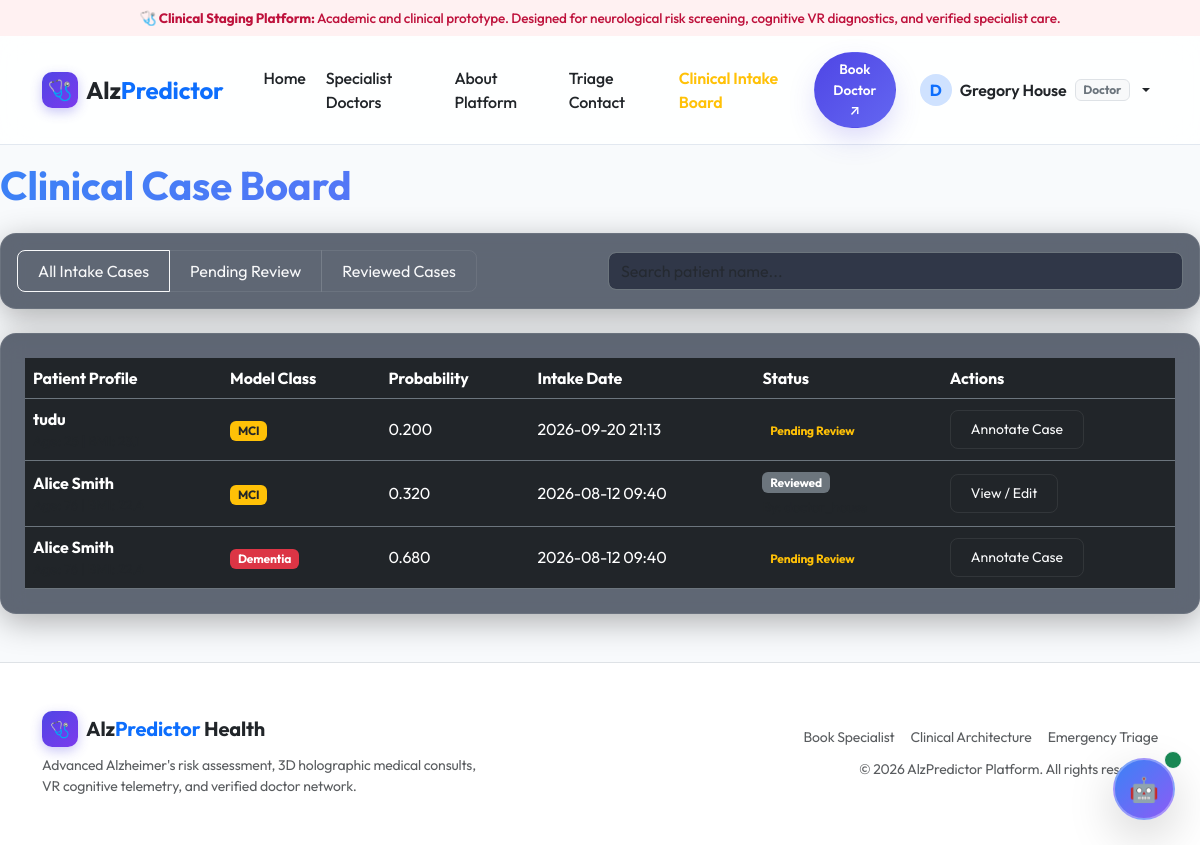
Page /service/dashboard/ (signed in) on the committed database.
### accounts/models.py (models this page shows, shortened)
class User(AbstractUser):
    ROLE_CHOICES = [
        ("patient", "Patient"),
        ("doctor", "Doctor"),
        ("nurse", "Nurse"),
        ("technician", "Technician"),
        ("management", "Management"),
    ]
    role = models.CharField(max_length=20, choices=ROLE_CHOICES, default="patient")

class PatientProfile(models.Model):
    GENDER_CHOICES = [
        ("Male", "Male"),
        ("Female", "Female"),
        ("Other", "Other"),
    ]
    EDUCATION_CHOICES = [
        ("High School", "High School"),
        ("Bachelor's", "Bachelor's"),
        ("Master's", "Master's"),
        ("PhD", "PhD"),
    ]
    user = models.OneToOneField(User, on_delete=models.CASCADE, related_name="patient_profile")
    age = models.PositiveIntegerField(null=True, blank=True)
    gender = models.CharField(max_length=10, choices=GENDER_CHOICES, null=True, blank=True)
    education_level = models.CharField(max_length=50, choices=EDUCATION_CHOICES, null=True, blank=True)
    bmi = models.FloatField(null=True, blank=True)
    smoking = models.BooleanField(default=False)
    cognitive_score = models.FloatField(null=True, blank=True)  # E.g. MMSE score from 0 to 30
    family_history = models.BooleanField(default=False)
    physical_activity = models.FloatField(null=True, blank=True)  # Hours/week

### patients/models.py (models this page shows, shortened)
class PredictionRecord(models.Model):
    patient = models.ForeignKey(PatientProfile, on_delete=models.CASCADE, related_name="predictions")
    input_features = models.JSONField()
    prediction_class = models.CharField(max_length=30)  # e.g., Normal, MCI, Dementia
    probability = models.FloatField()  # Confidence score (0.0 to 1.0 or percentage)
    model_version = models.CharField(max_length=20)
    reviewed_by = models.ForeignKey(User, null=True, blank=True, on_delete=models.SET_NULL, related_name="reviewed_predictions")
    review_comments = models.TextField(blank=True, null=True)
    is_reviewed = models.BooleanField(default=False)
    created_at = models.DateTimeField(auto_now_add=True)

### accounts/views.py (the view)
# urls.py: path('service/dashboard/', ServiceDashboardView.as_view(), name='service_dashboard'),
class ServiceDashboardView(LoginRequiredMixin, DoctorNurseRequiredMixin, ListView):
    template_name = 'dashboards/service.html'
    context_object_name = 'cases'
    def get_queryset(self):
        is_reviewed = self.request.GET.get('is_reviewed')
        query = PredictionRecord.objects.all().select_related('patient__user', 'reviewed_by').order_by('-created_at')
        if is_reviewed == '1':
            query = query.filter(is_reviewed=True)
        elif is_reviewed == '0':
            query = query.filter(is_reviewed=False)
        search = self.request.GET.get('search')
        if search:
            query = query.filter(patient__user__username__icontains=search) | \
                    query.filter(patient__user__first_name__icontains=search) | \
                    query.filter(patient__user__last_name__icontains=search)
        return query
    def get_context_data(self, **kwargs):
        context = super().get_context_data(**kwargs)
        context['review_form'] = CaseReviewForm()
        if self.request.headers.get('HX-Request') == 'true':
            self.template_name = 'dashboards/partials/case_list.html'
        return context

### templates/dashboards/service.html (shortened to what this page needs)
{% extends 'base.html' %}
{% block content %}
<div class="row g-4">
    <div class="col-12">
        <h2 class="display-6 fw-bold mb-4 text-gradient">Clinical Case Board</h2>
        <div class="glass-card p-3 mb-4">
            <div class="row g-3 align-items-center">
                <div class="col-md-6">
                    <div class="btn-group" role="group">
                        <button type="button" class="btn btn-outline-custom text-light active"
                                hx-get="{% url 'service_dashboard' %}"
                                hx-target="#case-list-container"
                                onclick="setActiveTab(this)">
                            All Intake Cases
                        </button>
                        <button type="button" class="btn btn-outline-custom text-light"
                                hx-get="{% url 'service_dashboard' %}?is_reviewed=0"
                                hx-target="#case-list-container"
                                onclick="setActiveTab(this)">
                            Pending Review
                        </button>
                        <button type="button" class="btn btn-outline-custom text-light"
                                hx-get="{% url 'service_dashboard' %}?is_reviewed=1"
                                hx-target="#case-list-container"
                                onclick="setActiveTab(this)">
                            Reviewed Cases
                        </button>
                    </div>
                </div>
                <div class="col-md-6">
                    <input type="text" name="search" class="form-control border-secondary"
                           placeholder="Search patient name..."
                           hx-get="{% url 'service_dashboard' %}"
                           hx-trigger="keyup changed delay:350ms, search"
                           hx-target="#case-list-container">
                </div>
            </div>
        </div>
        <div class="glass-card p-4">
            <div class="table-responsive">
                <table class="table table-dark table-hover border-secondary align-middle m-0">
                    <thead>
                        <tr>
                            <th>Patient Profile</th>
                            <th>Model Class</th>
                            <th>Probability</th>
                            <th>Intake Date</th>
                            <th>Status</th>
                            <th>Actions</th>
                        </tr>
                    </thead>
                    <tbody id="case-list-container">
                        {% include 'dashboards/partials/case_list.html' %}
                    </tbody>
                </table>
            </div>
        </div>
    </div>
</div>
{% endblock %}

### templates/base.html (shortened to what this page needs)
{% load static %}
<!DOCTYPE html>
<html lang="en">
<head>
    <link href="https://cdn.jsdelivr.net/npm/bootstrap@5.3.2/dist/css/bootstrap.min.css" rel="stylesheet">
    <link rel="stylesheet" href="{% static 'css/style.css' %}">
    <link rel="stylesheet" href="{% static 'css/nuvica_theme.css' %}">
</head>
<body>
    <div class="alert alert-disclaimer py-2 px-3 m-0 text-center rounded-0 border-0" role="alert" style="font-size: 0.85rem; font-weight: 500; background: #fff1f2; color: #be123c; border-bottom: 1px solid #fecdd3;">
        🩺 <strong>Clinical Staging Platform:</strong> Academic and clinical prototype. Designed for neurological risk screening, cognitive VR diagnostics, and verified specialist care.
    </div>
    <nav class="navbar navbar-expand-lg nuvica-nav sticky-top py-3">
        <div class="container">
            <a class="navbar-brand d-flex align-items-center gap-2" href="{% url 'home' %}">
                <span class="nuvica-brand-badge">🩺</span>
                <span class="fs-4 fw-bold text-dark">Alz<span class="text-primary">Predictor</span></span>
            </a>
            <div class="collapse navbar-collapse" id="navbarNav">
                <ul class="navbar-nav me-auto ps-lg-3 gap-1">
                    <li class="nav-item">
                        <a class="nav-link text-dark fw-medium" href="{% url 'home' %}">Home</a>
                    </li>
                    <li class="nav-item">
                        <a class="nav-link text-dark fw-medium" href="{% url 'appointment_booking' %}">Specialist Doctors</a>
                    </li>
                    <li class="nav-item">
                        <a class="nav-link text-dark fw-medium" href="{% url 'about' %}">About Platform</a>
                    </li>
                    <li class="nav-item">
                        <a class="nav-link text-dark fw-medium" href="{% url 'contact' %}">Triage Contact</a>
                    </li>
                    {% if user.is_authenticated %}
                        {% if user.role == 'patient' %}
                            <li class="nav-item">
                                <a class="nav-link fw-semibold text-primary" href="{% url 'patient_dashboard' %}">AI Assessment</a>
                            </li>
                            <li class="nav-item">
                                <a class="nav-link fw-semibold text-primary" href="{% url 'vr_test' %}">VR Cognitive Test</a>
                            </li>
                            <li class="nav-item">
                                <a class="nav-link fw-semibold text-primary" href="{% url 'prescriptions_scanner' %}">Rx Scanner</a>
                            </li>
                        {% elif user.role == 'doctor' or user.role == 'nurse' %}
                            <li class="nav-item">
                                <a class="nav-link fw-semibold text-warning" href="{% url 'service_dashboard' %}">Clinical Intake Board</a>
                            </li>
                        {% endif %}
                    {% endif %}
                </ul>
                <ul class="navbar-nav ms-auto align-items-center gap-2">
                    {% if user.is_authenticated %}
                        <li class="nav-item me-2">
                            <button type="button" class="btn btn-pill btn-pill-primary btn-pill-sm" data-action="book-doctor">
                                Book Doctor ↗
                            </button>
                        </li>
                        <li class="nav-item dropdown">
                            <a class="nav-link dropdown-toggle text-dark fw-semibold d-flex align-items-center gap-2" href="#" id="userDropdown" role="button" data-bs-toggle="dropdown">
                                <div class="bg-primary-subtle text-primary rounded-circle d-flex align-items-center justify-content-center fw-bold" style="width: 32px; height: 32px;">
                                    {{ user.username|slice:":1"|upper }}
                                </div>
                                <span>{{ user.get_full_name|default:user.username }}</span>
                                <span class="badge bg-light text-secondary border text-capitalize">{{ user.role }}</span>
                            </a>
                        </li>
                    {% endif %}
                </ul>
            </div>
        </div>
    </nav>
    <main class="flex-grow-1">
        {% block content %}{% endblock %}
    </main>
    <div class="toast-container position-fixed bottom-0 end-0 p-3" style="z-index: 1080;">
    </div>
    <footer class="bg-white border-top py-5 mt-5">
        <div class="container">
            <div class="row g-4 justify-content-between align-items-center">
                <div class="col-md-5">
                    <div class="d-flex align-items-center gap-2 mb-2">
                        <span class="nuvica-brand-badge">🩺</span>
                        <span class="fs-5 fw-bold text-dark">Alz<span class="text-primary">Predictor</span> Health</span>
                    </div>
                    <p class="text-muted small mb-0">Advanced Alzheimer's risk assessment, 3D holographic medical consults, VR cognitive telemetry, and verified doctor network.</p>
                </div>
                <div class="col-md-6 text-md-end">
                    <div class="d-flex gap-3 justify-content-md-end flex-wrap mb-2">
                        <a href="{% url 'appointment_booking' %}" class="text-muted text-decoration-none small">Book Specialist</a>
                        <a href="{% url 'about' %}" class="text-muted text-decoration-none small">Clinical Architecture</a>
                        <a href="{% url 'contact' %}" class="text-muted text-decoration-none small">Emergency Triage</a>
                    </div>
                    <small class="text-muted">&copy; 2026 AlzPredictor Platform. All rights reserved.</small>
                </div>
            </div>
        </div>
    </footer>
    {% include 'components/chatbot.html' %}
</body>
</html>

### templates/dashboards/partials/case_list.html
{% for case in cases %}
<tr id="case-row-{{ case.id }}">
    <td>
        <strong>{{ case.patient.user.get_full_name|default:case.patient.user.username }}</strong>
        <div class="small text-muted">Age: {{ case.patient.age }} | BMI: {{ case.patient.bmi }}</div>
    </td>
    <td>
        <span class="badge
            {% if case.prediction_class == 'Dementia' %}bg-danger
            {% elif case.prediction_class == 'MCI' %}bg-warning text-dark
            {% else %}bg-success{% endif %}">
            {{ case.prediction_class }}
        </span>
    </td>
    <td>{{ case.probability|floatformat:3 }}</td>
    <td>{{ case.created_at|date:"Y-m-d H:i" }}</td>
    <td id="status-cell-{{ case.id }}">
        {% if case.is_reviewed %}
            <span class="badge bg-secondary" data-bs-toggle="tooltip" title="{{ case.review_comments }}">Reviewed</span>
            <div class="small text-muted mt-1">By: {{ case.reviewed_by.username }}</div>
        {% else %}
            <span class="badge bg-outline-warning text-warning border-warning">Pending Review</span>
        {% endif %}
    </td>
    <td>
        <button class="btn btn-sm btn-outline-custom text-light review-btn"
                data-id="{{ case.id }}"
                data-patient="{{ case.patient.user.get_full_name|default:case.patient.user.username }}"
                data-class="{{ case.prediction_class }}"
                data-prob="{{ case.probability }}"
                data-age="{{ case.patient.age }}"
                data-gender="{{ case.patient.gender }}"
                data-edu="{{ case.patient.education_level }}"
                data-bmi="{{ case.patient.bmi }}"
                data-cog="{{ case.patient.cognitive_score }}"
                data-smoke="{{ case.patient.smoking }}"
                data-fam="{{ case.patient.family_history }}"
                data-phys="{{ case.patient.physical_activity }}"
                data-comments="{{ case.review_comments|default_if_none:'' }}"
                data-reviewed="{{ case.is_reviewed }}">
            {% if case.is_reviewed %}View / Edit{% else %}Annotate Case{% endif %}
        </button>
    </td>
</tr>
{% empty %}
<tr>
    <td colspan="6" class="text-center text-muted py-4">No matching patient intake cases found.</td>
</tr>
{% endfor %}

### rows in the picture
User: username "D", get_full_name "Gregory House", role "Doctor"
PredictionRecord: patient.user.get_full_name "tudu", prediction_class "MCI", probability "0.200", created_at "2026-09-20 21:13", is_reviewed "Pending Review"
PredictionRecord: patient.user.get_full_name "Alice Smith", prediction_class "MCI", probability "0.320", created_at "2026-08-12 09:40", is_reviewed "View / Edit"
PredictionRecord: patient.user.get_full_name "Alice Smith", prediction_class "Dementia", probability "0.680", created_at "2026-08-12 09:40", is_reviewed "Pending Review"
